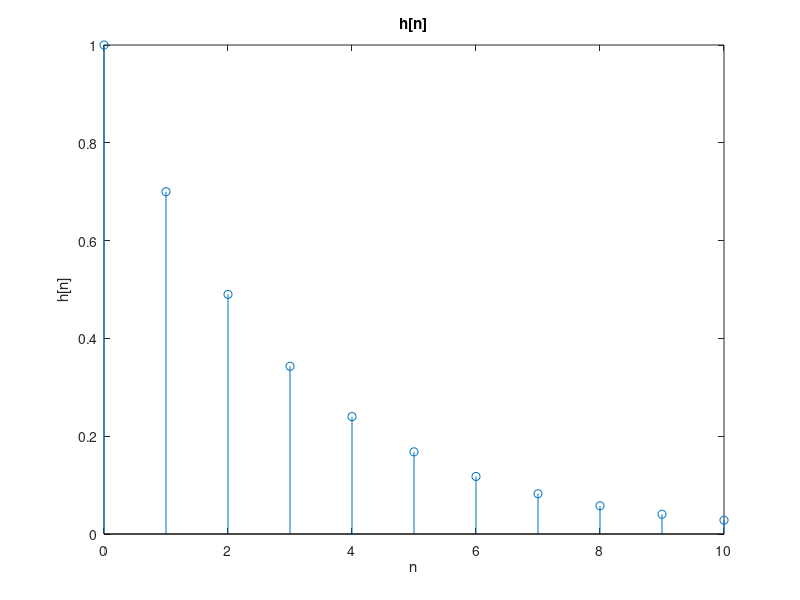
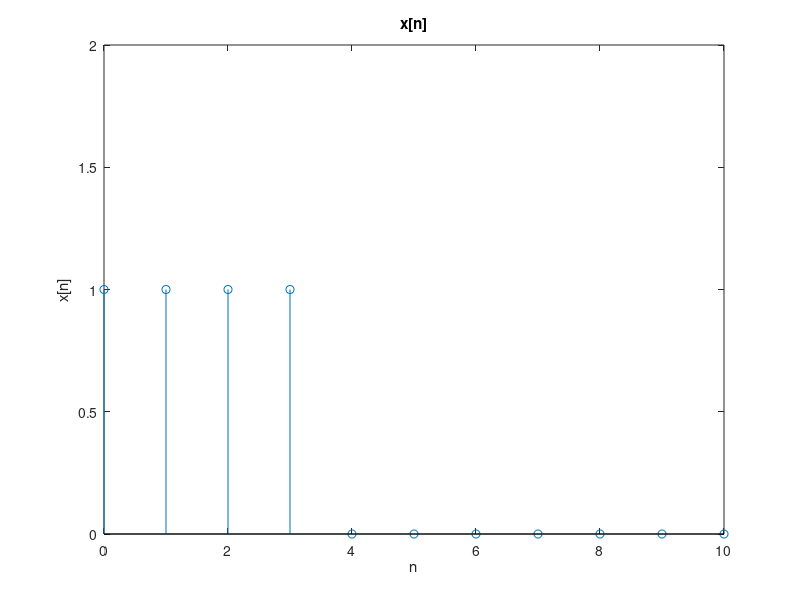
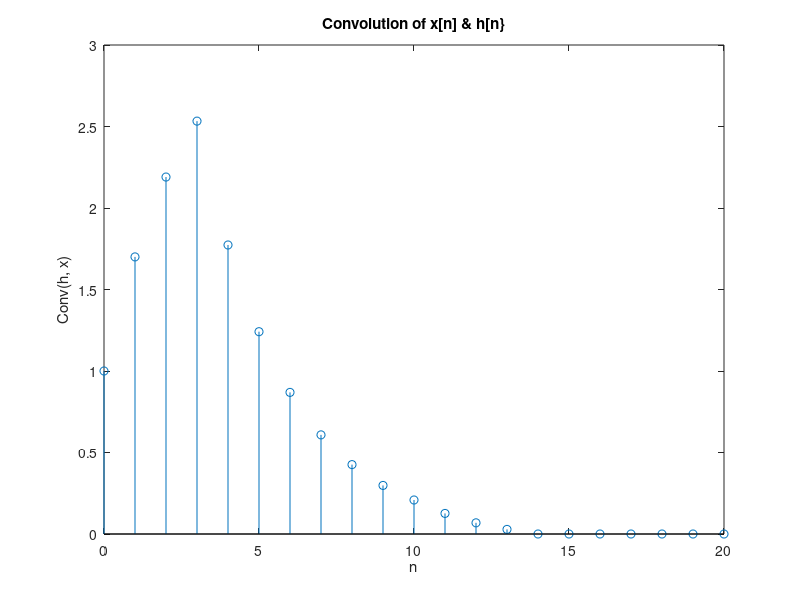

These charts were generated, in order, by the following MATLAB code:
#assigment_3_problem_2
#defining n
n= 0 : 10;
figure;
h = .7 .^ n;
stem(n, h);
xlabel("n");
ylabel("h[n]");
title("h[n]");


#deining x(n)
figure;
x = ((n >= 0 ) - (n >= 4));
stem(n, x);
xlabel("n");
ylabel("x[n]");
title("x[n]");
ylim([0 2]);



figure;
#convolution of x(n) and h(n)
y =  conv(h, x);
n1 = 0  : length(y) - 1;
stem(n1, y);
xlabel("n");
ylabel("Conv(h, x)");
title("Convolution of x[n] & h[n}");

